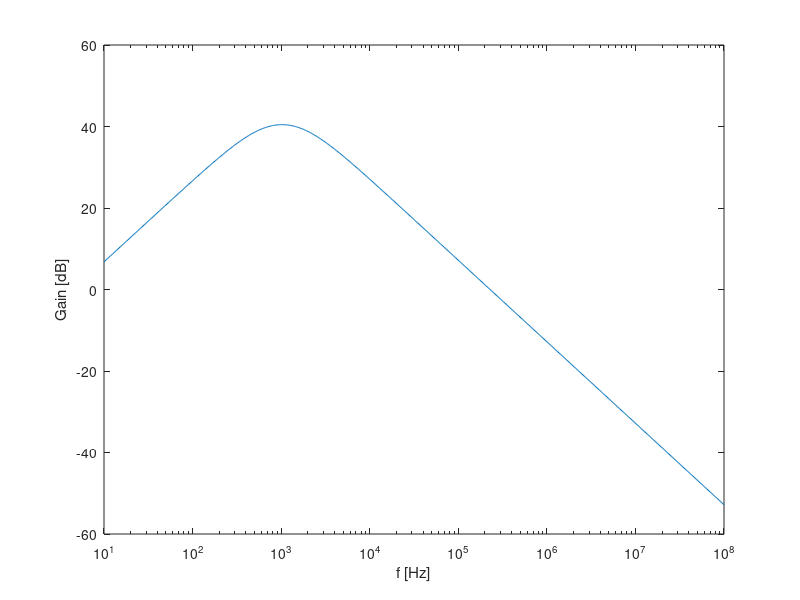
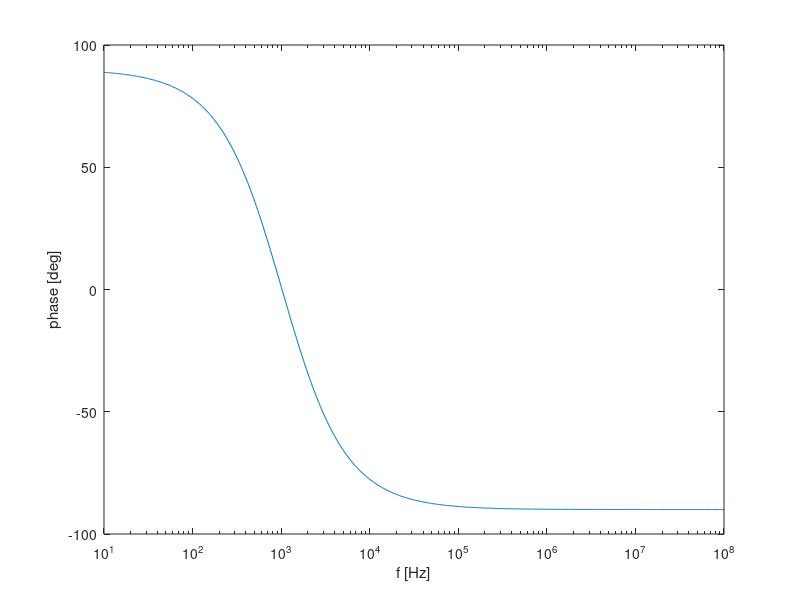

The MATLAB script that drew these images, in order:
close all
clear all

%C1 = 220*10^(-9);
%C2 = 220*10^(-9);
%R1 = 1*10^3; %vamos ter de ver
%R2 = 1/(1/(1*10^3) + (1/(1*10^3))); %vamos ter de ver
%R3 = (100+100+100+10+1/(1/10+1/10))*10^3; %vamos ter de ver
%R4 = 1/(1/(10*10^3) + (1/(10*10^3)));

R1 = 1*10^3;
R2 = 1*10^3;
R3 = 3*100*10^3 + 15*10^3;
R4 = 1*10^3;
C1 = 220*220/(220+220)*10^(-9);
C2 = 220*10^(-9);

f = logspace(1, 8, 700);

for a = 1:1:700
  
  w = 2*pi*f(a);
  T = R1*C1*j*w/(1+j*w*R1*C1)*(1+R3/R4)/(1+j*w*R2*C2);

  G_dB(a) = 20*log10(abs(T));
  phase(a) = angle(T)*180/pi;

endfor

wL = 1/(R1*C1);
wH = 1/(R2*C2);
w0 = (wL*wH)^0.5;

fL = wL/(2*pi);
fH = wH/(2*pi);
f0 = w0/(2*pi);

Zin = abs((1+j*2*pi*1000*R1*C1)/(j*2*pi*1000*C1));
Zout = abs(R2/(1+j*2*pi*1000*R2*C2))
%Zout = abs(R2+1/(j*2*pi*1000*C2));
G_1000 = 20*log10(abs(R1*C1*j*2*pi*1000/(1+j*2*pi*1000*R1*C1)*(1+R3/R4)/(1+j*2*pi*1000*R2*C2)));

hf1 = figure (1);
semilogx(f, G_dB);
xlabel ("f [Hz]");
ylabel ("Gain [dB]");
print(hf1, "gain_dB.eps", "-depsc");

hf2 = figure (2);
semilogx(f, phase);
xlabel ("f [Hz]");
ylabel ("phase [deg]");
print(hf2, "phase_theo.eps", "-depsc");


cost = 1.3323*10^4 + 0.660 + 3*(100+1+10);
merit = 1/((10^(-6)+abs(R1*C1*j*2*pi*1000/(1+j*2*pi*1000*R1*C1)*(1+R3/R4)/(1+j*2*pi*1000*R2*C2) - 100)+abs(f0 - 1000))*cost);

diary "components_tab.tex"
diary on
printf("$R_1$ & %e\n", R1);
printf("$R_2$ & %e\n", R2);
printf("$R_3$ & %e\n", R3);
printf("$R_4$ & %e\n", R4);
printf("$C_1$ & %e\n", C1);
printf("$C_2$ & %e\n", C2);
diary off

diary "results_tab.tex"
diary on
printf("$f_L$ & %f\n", fH);
printf("$f_H$ & %f\n", fL);
printf("$f_0$ & %f\n", f0);
printf("$G_{1kHz}$ & %f\n", G_1000);
diary off

diary "impedances_tab.tex"
diary on
printf("$Z_{in}$ & %f\n", Zin);
printf("$Z_{out}$ & %f\n", Zout);
diary off
